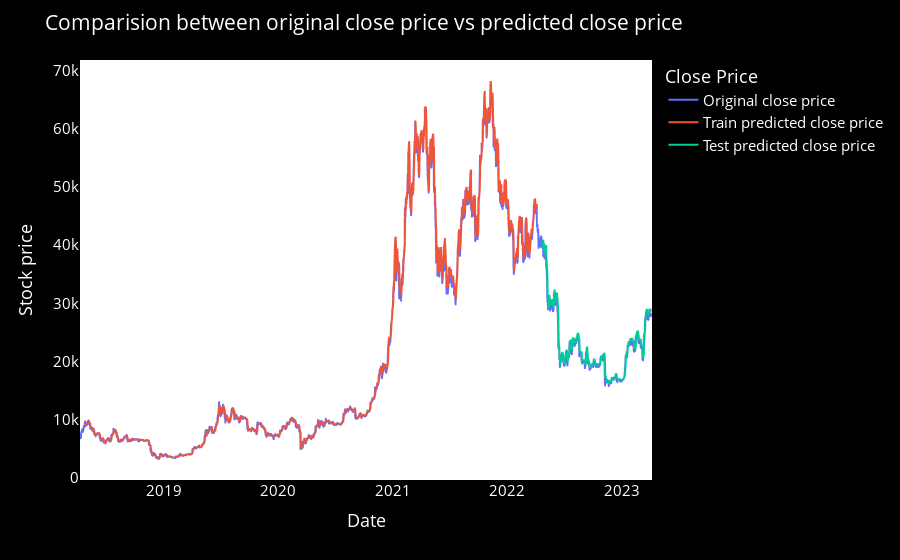

Notebook source saved alongside this figure:
### Code cell
# shift train predictions for plotting

look_back=time_step
trainPredictPlot = np.empty_like(closedf)
trainPredictPlot[:, :] = np.nan
trainPredictPlot[look_back:len(train_predict)+look_back, :] = train_predict
print("Train predicted data: ", trainPredictPlot.shape)

# shift test predictions for plotting
testPredictPlot = np.empty_like(closedf)
testPredictPlot[:, :] = np.nan
testPredictPlot[len(train_predict)+(look_back*2)+1:len(closedf)-1, :] = test_predict
print("Test predicted data: ", testPredictPlot.shape)

names = cycle(['Original close price','Train predicted close price','Test predicted close price'])


plotdf = pd.DataFrame({'date': close_stock['Date'],
                       'original_close': close_stock['Close'],
                      'train_predicted_close': trainPredictPlot.reshape(1,-1)[0].tolist(),
                      'test_predicted_close': testPredictPlot.reshape(1,-1)[0].tolist()})

fig = px.line(plotdf,x=plotdf['date'], y=[plotdf['original_close'],plotdf['train_predicted_close'],
                                          plotdf['test_predicted_close']],
              labels={'value':'Stock price','date': 'Date'})
fig.update_layout({
    'plot_bgcolor': 'black',
    'paper_bgcolor': 'black'
})
fig.update_layout(title_text='Comparision between original close price vs predicted close price',
                  plot_bgcolor='white', font_size=15, font_color='white', legend_title_text='Close Price')
fig.for_each_trace(lambda t:  t.update(name = next(names)))

fig.update_xaxes(showgrid=False)
fig.update_yaxes(showgrid=False)
fig.show()

### Figure 1 — Plotly figure (JSON) as saved in the notebook; plotly's stock layout.template omitted (floating-point values rounded to 4 significant figures; data arrays with more than 128 entries replaced by an {"elided": "..."} marker saying what was removed)
{"data": [{"hovertemplate": "variable=original_close<br>Date=%{x}<br>Stock price=%{y}<extra></extra>", "legendgroup": "original_close", "line": {"color": "#636efa", "dash": "solid"}, "marker": {"symbol": "circle"}, "mode": "lines", "name": "Original close price", "showlegend": true, "type": "scattergl", "x": {"elided": "1827 str values"}, "xaxis": "x", "y": {"elided": "1827 float values"}, "yaxis": "y"}, {"hovertemplate": "variable=train_predicted_close<br>Date=%{x}<br>Stock price=%{y}<extra></extra>", "legendgroup": "train_predicted_close", "line": {"color": "#EF553B", "dash": "solid"}, "marker": {"symbol": "circle"}, "mode": "lines", "name": "Train predicted close price", "showlegend": true, "type": "scattergl", "x": {"elided": "1827 str values"}, "xaxis": "x", "y": {"elided": "1827 float values"}, "yaxis": "y"}, {"hovertemplate": "variable=test_predicted_close<br>Date=%{x}<br>Stock price=%{y}<extra></extra>", "legendgroup": "test_predicted_close", "line": {"color": "#00cc96", "dash": "solid"}, "marker": {"symbol": "circle"}, "mode": "lines", "name": "Test predicted close price", "showlegend": true, "type": "scattergl", "x": {"elided": "1827 str values"}, "xaxis": "x", "y": {"elided": "1827 float values"}, "yaxis": "y"}], "layout": {"font": {"color": "white", "size": 15}, "legend": {"title": {"text": "Close Price"}, "tracegroupgap": 0}, "margin": {"t": 60}, "paper_bgcolor": "black", "plot_bgcolor": "white", "title": {"text": "Comparision between original close price vs predicted close price"}, "xaxis": {"anchor": "y", "domain": [0, 1], "showgrid": false, "title": {"text": "Date"}}, "yaxis": {"anchor": "x", "domain": [0, 1], "showgrid": false, "title": {"text": "Stock price"}}}}
